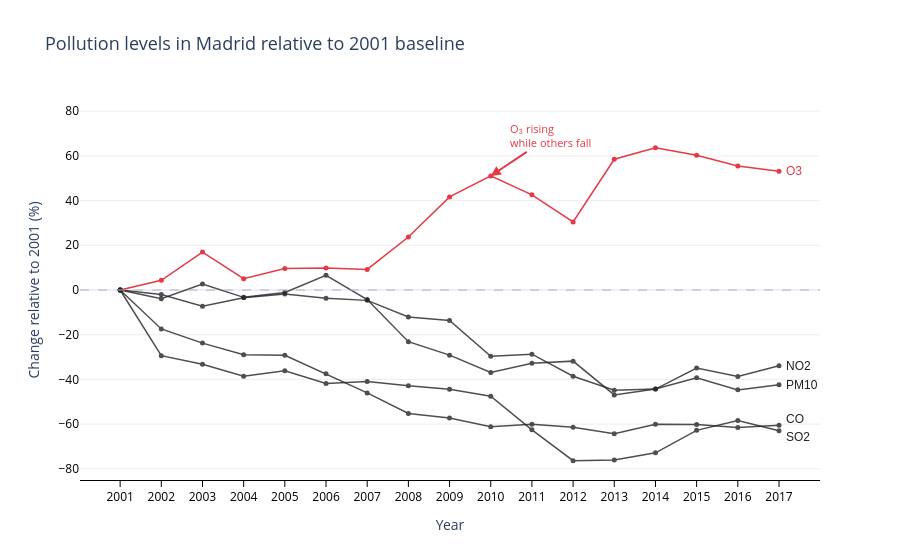

The notebook cell saved with this chart:
### Code cell
# Reset index to make year a column
pct_change_reset = pct_change.reset_index()

# Melt to long format for plotly
pct_change_long = pct_change_reset.melt(id_vars='year', var_name='pollutant', value_name='pct_change')

# Single style map for both lines and annotations
style_map = {
    'O_3': dict(color='#e63946', width=1.5),
    'NO_2': dict(color='#222222', width=1.5),
    'PM10': dict(color='#222222', width=1.5),
    'SO_2': dict(color='#222222', width=1.5),
    'CO':   dict(color='#222222', width=1.5)
}

opacity_map = {
    'O_3': 1.0,
    'NO_2': 0.8,
    'PM10': 0.8,
    'SO_2': 0.8,
    'CO':   0.8
}

fig1 = go.Figure()

#pollutant_order
pollutant_order = ['O_3', 'NO_2', 'PM10', 'SO_2', 'CO']

for pollutant in pollutant_order:
    df_line = pct_change_long[pct_change_long['pollutant'] == pollutant]
    
    fig1.add_trace(go.Scatter(
        x=df_line['year'],
        y=df_line['pct_change'],
        mode='lines+markers',
        name=pollutant,
        opacity=opacity_map[pollutant],
        line=style_map[pollutant],
        marker=dict(size=5),
        hovertemplate=(
            '<b>%{fullData.name}</b><br>' +
            'Year: %{x}<br>' +
            'Change: %{y:.1f}%<extra></extra>'
        )
    ))

# Reference line at y=0
fig1.add_hline(y=0, line_dash='dash', line_color='#adb5bd', line_width=1)

# Annotation arrow pointing to O3 divergence
fig1.add_annotation(
    x=2010,
    y=pct_change.loc[2010, 'O_3'],
    text='O₃ rising<br>while others fall',
    showarrow=True,
    arrowhead=2,
    arrowcolor='#e63946',
    arrowwidth=2,
    ax=60,
    ay=-40,
    font=dict(color='#e63946', size=11),
    align='left'
)

# Manual y adjustments for overlapping labels
y_adjustments = {
    'O_3': 0,
    'NO_2': 0,
    'PM10': 0,
    'SO_2': -3,
    'CO':   3
}

# Add direct labels at 2017 endpoint
for pollutant in pollutant_order:
    last_val = pct_change.loc[2017, pollutant]
    fig1.add_annotation(
        x=2017,
        y=last_val + y_adjustments[pollutant],
        text=pollutant.replace('_', ''),
        xanchor='left',
        showarrow=False,
        font=dict(
            color=style_map[pollutant]['color'],
            size=12,
            family='Arial'
        ),
        xshift=5,
        opacity=min(opacity_map[pollutant] + 0.3, 1.0)
    )

fig1.update_layout(
    title=dict(
        text=(
            'Pollution levels in Madrid relative to 2001 baseline'
        ),
        font=dict(size=18)
    ),
    xaxis_title='Year',
    yaxis_title='Change relative to 2001 (%)',
    showlegend=False,
    hovermode='x unified',
    template='plotly_white',
    margin=dict(r=80),
    xaxis=dict(
    tickmode='array',
    tickvals=list(range(2001, 2018)),
    tickangle=0,
    showgrid=False,
    linecolor='black',
    linewidth=1,
    ticks='outside',
    ticklen=6,
    tickwidth=1,
    tickcolor='black',
    tickfont=dict(color='black')
),
yaxis=dict(
    tickmode='array',
    tickvals=list(range(-80, 81, 20)),
    range=[-85, 85],
    showgrid=True,
    gridcolor='#eeeeee',
    gridwidth=1,
    tickfont=dict(color='black')
)
)

fig1.show()

#save image
fig1.write_image("design1.png", width=1200, height=600, scale=3)

### Figure 1 — Plotly figure (JSON) as saved in the notebook; plotly's stock layout.template omitted (floating-point values rounded to 4 significant figures)
{"data": [{"hovertemplate": "<b>%{fullData.name}</b><br>Year: %{x}<br>Change: %{y:.1f}%<extra></extra>", "line": {"color": "#e63946", "width": 1.5}, "marker": {"size": 5}, "mode": "lines+markers", "name": "O_3", "opacity": 1, "type": "scatter", "x": [2001, 2002, 2003, 2004, 2005, 2006, 2007, 2008, 2009, 2010, 2011, 2012, 2013, 2014, 2015, 2016, 2017], "y": [0.0, 4.33, 16.95, 5.04, 9.64, 9.88, 9.19, 23.71, 41.64, 51.03, 42.57, 30.46, 58.5, 63.67, 60.3, 55.51, 53.13]}, {"hovertemplate": "<b>%{fullData.name}</b><br>Year: %{x}<br>Change: %{y:.1f}%<extra></extra>", "line": {"color": "#222222", "width": 1.5}, "marker": {"size": 5}, "mode": "lines+markers", "name": "NO_2", "opacity": 0.8, "type": "scatter", "x": [2001, 2002, 2003, 2004, 2005, 2006, 2007, 2008, 2009, 2010, 2011, 2012, 2013, 2014, 2015, 2016, 2017], "y": [0.0, -2.03, -7.24, -3.48, -1.75, -3.72, -4.64, -12.04, -13.65, -29.66, -28.7, -38.58, -44.85, -44.33, -34.88, -38.74, -33.93]}, {"hovertemplate": "<b>%{fullData.name}</b><br>Year: %{x}<br>Change: %{y:.1f}%<extra></extra>", "line": {"color": "#222222", "width": 1.5}, "marker": {"size": 5}, "mode": "lines+markers", "name": "PM10", "opacity": 0.8, "type": "scatter", "x": [2001, 2002, 2003, 2004, 2005, 2006, 2007, 2008, 2009, 2010, 2011, 2012, 2013, 2014, 2015, 2016, 2017], "y": [0.0, -3.93, 2.66, -3.29, -1.08, 6.59, -4.26, -23.11, -29.15, -36.9, -32.73, -31.82, -46.92, -44.28, -39.27, -44.68, -42.37]}, {"hovertemplate": "<b>%{fullData.name}</b><br>Year: %{x}<br>Change: %{y:.1f}%<extra></extra>", "line": {"color": "#222222", "width": 1.5}, "marker": {"size": 5}, "mode": "lines+markers", "name": "SO_2", "opacity": 0.8, "type": "scatter", "x": [2001, 2002, 2003, 2004, 2005, 2006, 2007, 2008, 2009, 2010, 2011, 2012, 2013, 2014, 2015, 2016, 2017], "y": [0.0, -29.38, -33.21, -38.59, -36.13, -41.83, -40.89, -42.88, -44.41, -47.54, -62.55, -76.35, -76.1, -72.85, -62.79, -58.42, -62.95]}, {"hovertemplate": "<b>%{fullData.name}</b><br>Year: %{x}<br>Change: %{y:.1f}%<extra></extra>", "line": {"color": "#222222", "width": 1.5}, "marker": {"size": 5}, "mode": "lines+markers", "name": "CO", "opacity": 0.8, "type": "scatter", "x": [2001, 2002, 2003, 2004, 2005, 2006, 2007, 2008, 2009, 2010, 2011, 2012, 2013, 2014, 2015, 2016, 2017], "y": [0.0, -17.43, -23.76, -29.0, -29.17, -37.46, -46.03, -55.26, -57.27, -61.22, -60.07, -61.45, -64.31, -60.03, -60.19, -61.47, -60.49]}], "layout": {"annotations": [{"align": "left", "arrowcolor": "#e63946", "arrowhead": 2, "arrowwidth": 2, "ax": 60, "ay": -40, "font": {"color": "#e63946", "size": 11}, "showarrow": true, "text": "O₃ rising<br>while others fall", "x": 2010, "y": 51.03}, {"font": {"color": "#e63946", "family": "Arial", "size": 12}, "opacity": 1, "showarrow": false, "text": "O3", "x": 2017, "xanchor": "left", "xshift": 5, "y": 53.13}, {"font": {"color": "#222222", "family": "Arial", "size": 12}, "opacity": 1, "showarrow": false, "text": "NO2", "x": 2017, "xanchor": "left", "xshift": 5, "y": -33.93}, {"font": {"color": "#222222", "family": "Arial", "size": 12}, "opacity": 1, "showarrow": false, "text": "PM10", "x": 2017, "xanchor": "left", "xshift": 5, "y": -42.37}, {"font": {"color": "#222222", "family": "Arial", "size": 12}, "opacity": 1, "showarrow": false, "text": "SO2", "x": 2017, "xanchor": "left", "xshift": 5, "y": -65.95}, {"font": {"color": "#222222", "family": "Arial", "size": 12}, "opacity": 1, "showarrow": false, "text": "CO", "x": 2017, "xanchor": "left", "xshift": 5, "y": -57.49}], "hovermode": "x unified", "margin": {"r": 80}, "shapes": [{"line": {"color": "#adb5bd", "dash": "dash", "width": 1}, "type": "line", "x0": 0, "x1": 1, "xref": "x domain", "y0": 0, "y1": 0, "yref": "y"}], "showlegend": false, "title": {"font": {"size": 18}, "text": "Pollution levels in Madrid relative to 2001 baseline"}, "xaxis": {"linecolor": "black", "linewidth": 1, "showgrid": false, "tickangle": 0, "tickcolor": "black", "tickfont": {"color": "black"}, "ticklen": 6, "tickmode": "array", "ticks": "outside", "tickvals": [2001, 2002, 2003, 2004, 2005, 2006, 2007, 2008, 2009, 2010, 2011, 2012, 2013, 2014, 2015, 2016, 2017], "tickwidth": 1, "title": {"text": "Year"}}, "yaxis": {"gridcolor": "#eeeeee", "gridwidth": 1, "range": [-85, 85], "showgrid": true, "tickfont": {"color": "black"}, "tickmode": "array", "tickvals": [-80, -60, -40, -20, 0, 20, 40, 60, 80], "title": {"text": "Change relative to 2001 (%)"}}}}
